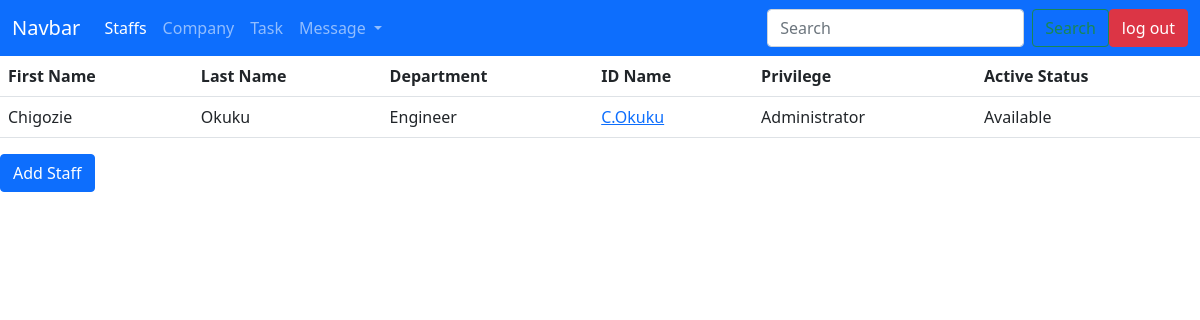
The app's page /all-staffs (signed in), older data.
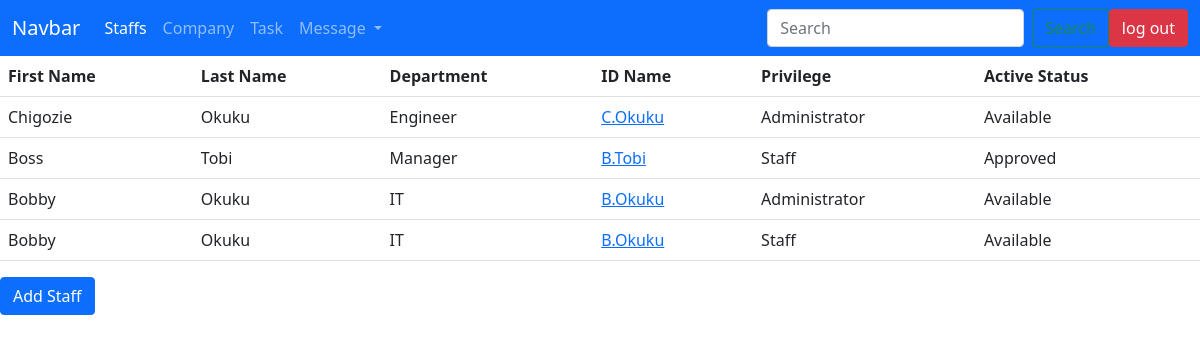
The same page, newer data.
### main.py (models this page shows)
class User(db.Model, UserMixin):
    __tablename__ = 'users'
    id = db.Column(db.Integer, primary_key=True)
    email = db.Column(db.String(30), unique=True, nullable=False)
    position = db.Column(db.String(30),  nullable=False)
    privilege = db.Column(db.String(30),  nullable=False)
    first_name = db.Column(db.String(30),  nullable=False)
    last_name = db.Column(db.String(30),  nullable=False)
    id_name = db.Column(db.String(30),  nullable=False)
    password = db.Column(db.String(30), nullable=False)
    calendar = relationship("Calendar", back_populates='staff', lazy='subquery')
    contract = db.Column(db.String(30), nullable=False)
    pending = db.Column(db.String(30))
    working = db.Column(db.String(30))
    reject = db.Column(db.String(30))
    comment = relationship("Comment", back_populates='author_name', lazy='subquery')

class Calendar(db.Model):
    __tablename__ = 'calendar'
    id = db.Column(db.Integer, primary_key=True)
    staff_id = db.Column(db.Integer, db.ForeignKey('users.id'))
    staff = relationship("User", back_populates='calendar', lazy='subquery')
    reason = db.Column(db.String(500))
    status = db.Column(db.String(30), nullable=False)
    start = db.Column(db.String(30))
    stop = db.Column(db.String(30))

### main.py (the view, shortened to what this page needs)
@app.route('/all-staffs', methods=['POST', 'GET'])
@login_required
@admin_only
def all_staffs():
    with app.app_context():
        data1 = db.session.query(User).filter(User.id != 1)
        for staff in data1:
            print(staff.id_name)
            update = leave_calculator(staff)
            if update:
                db.session.add(update)
        db.session.commit()
        data1 = db.session.query(User).filter(User.id != 1)
    return render_template('all_staffs.html', staffs=data1, webpage='staff')

### main.py (called while the page is built)
@login_manager.user_loader
def load_user(user_id):
    return db.get_or_404(User, user_id)

def admin_only(funct):
    @wraps(funct)
    def decorated_function(*args, **kwargs):
        if current_user.privilege != 'Administrator':
            return abort(403, "You don't have access to URL")
        return funct(*args, **kwargs)
    return decorated_function

def leave_calculator(staff):
    if len(staff.calendar) > 0 and staff.calendar[-1].stop is not None:
        calendar = staff.calendar[-1]
        print(calendar.stop)
        resume = datetime.strptime(calendar.stop, "%b %d, %Y %H %m")
        if calendar.status == 'Approved' and datetime.now() > resume:
            day = 6 - resume.weekday()
            if day in (1, 2):
                resume = resume + timedelta(days=day)
            else:
                resume = resume + timedelta(days=1)
            resume = datetime.strftime(resume, "%b %d, %Y %H %m")
            available_work = Calendar(staff=staff,
                                    start=resume,
                                    status='Available')
            return available_work
        else:
            return False
    else:
        return False

### templates/all_staffs.html (shortened to what this page needs)
{% extends 'header.html'%}
{% block content %}
<table class="table table-hover">
    <tr>
      <th>First Name</th>
      <th>Last Name</th>
      <th>Department</th>
      <th>ID Name</th>
      <th>Privilege</th>
      <th>Active Status</th>
        </tr>
        {% for details in staffs %}
        <tr>
            <td>{{details.first_name}}</td>
            <td>{{details.last_name}}</td>
            <td>{{details.position}}</td>
            <td><a href="{{url_for('staffprofile', staff=details.id)}}">{{details.id_name}}</a></td>
            <td>{{details.privilege}}</td>
            {% if details.calendar|length > 0 %}
                <td>{{details.calendar[-1].status}}</td>
            {% else %}
              <td>Available</td>
            {% endif %}
        </tr>
        {% endfor %}
  </table>
    <div class="dropdown-content">
    <div class='row'>
        <div class='col-2'>
            <a href="{{url_for('addUser')}}"><button type="button" class="btn btn-primary">Add Staff</button></a>
        </div>
    </div>
    </div>
{% endblock %}

### templates/header.html (shortened to what this page needs)
<!DOCTYPE html>
<html lang="en">
<head>
    <link href="https://cdn.jsdelivr.net/npm/bootstrap@5.0.2/dist/css/bootstrap.min.css" rel="stylesheet">
</head>
<body>
<nav class="navbar navbar-expand-lg navbar-dark bg-primary">
  <div class="container-fluid">
    <a class="navbar-brand" href="#">Navbar</a>
    <div class="collapse navbar-collapse" id="navbarSupportedContent">
      <ul class="navbar-nav me-auto mb-2 mb-lg-0">
        {% if current_user.is_authenticated == False %}
         <li class="nav-item">
            <a class="nav-link active" aria-current="page" href="">Welcome</a>
          </li>
        {% else %}
            {% if current_user.privilege == "Administrator" %}
              <li class="nav-item">
            <a class="nav-link active" aria-current="page" href="{{url_for('all_staffs', staff='None')}}">Staffs</a>
          </li>
              <li class="nav-item">
            <a class="nav-link" href="{{url_for('companyList')}}">Company</a>
          </li>
              <li class="nav-item">
          <a class="nav-link" href="{{url_for('task_list', company='all-task')}}">Task </a>
        </li>
            {% endif %}
            <li class="nav-item dropdown">
          <a class="nav-link dropdown-toggle" href="#" id="navbarDropdown" role="button" data-bs-toggle="dropdown" aria-expanded="false">
            Message
          </a>
        </li>
      </ul>
        {% if webpage == 'company' %}
      <form class="d-flex" action="{{url_for('companyList')}}" method="post"  >
        <input class="form-control me-2" type="search" placeholder="Search" name="search_query" aria-label="Search">
        <button class="btn btn-outline-success" type="submit">Search</button>
      </form>
        {% elif webpage == 'staff' %}
      <form class="d-flex" action="{{url_for('all_staffs')}}" method="post"  >
        <input class="form-control me-2" type="search" placeholder="Search" name="search_query" aria-label="Search">
        <button class="btn btn-outline-success" type="submit">Search</button>
      </form>
        {% elif webpage == 'task' %}
      <form class="d-flex" action="{{url_for('task_list', company='all-task')}}" method="post"  >
        <input class="form-control me-2" type="search" placeholder="Search" name="search_query" aria-label="Search">
        <button class="btn btn-outline-success" type="submit">Search</button>
      </form>
        {% elif webpage == 'inbox' %}
      <form class="d-flex" action="{{url_for('inbox')}}" method="post"  >
        <input class="form-control me-2" type="search" placeholder="Search" name="search_query" aria-label="Search">
        <button class="btn btn-outline-success" type="submit">Search</button>
      </form>
        {% elif webpage == 'outbox' %}
      <form class="d-flex" action="{{url_for('outbox')}}" method="post"  >
        <input class="form-control me-2" type="search" placeholder="Search" name="search_query" aria-label="Search">
        <button class="btn btn-outline-success" type="submit">Search</button>
      </form>
        {% elif webpage == 'taskboard' %}
      <form class="d-flex" action="{{url_for('taskboard')}}" method="post"  >
        <input class="form-control me-2" type="search" placeholder="Search" name="search_query" aria-label="Search">
        <button class="btn btn-outline-success" type="submit">Search</button>
      </form>
        {% endif %}
        {% endif %}
      <a href="{{url_for('user_logout')}}"><button type="button" class="btn btn-danger">log out</button></a>
    </div>
  </div>
</nav>
        {% block content %}
        {% endblock %}
</body>
</html>

Row changes from the older to the newer data that the page shows:
added User: first_name "Boss", last_name "Tobi", position "Manager", id_name "B.Tobi", privilege "Staff", status "Approved"
added User: first_name "Bobby", last_name "Okuku", position "IT", id_name "B.Okuku", privilege "Administrator", status "Available"
added User: first_name "Bobby", last_name "Okuku", position "IT", id_name "B.Okuku", privilege "Staff", status "Available"
